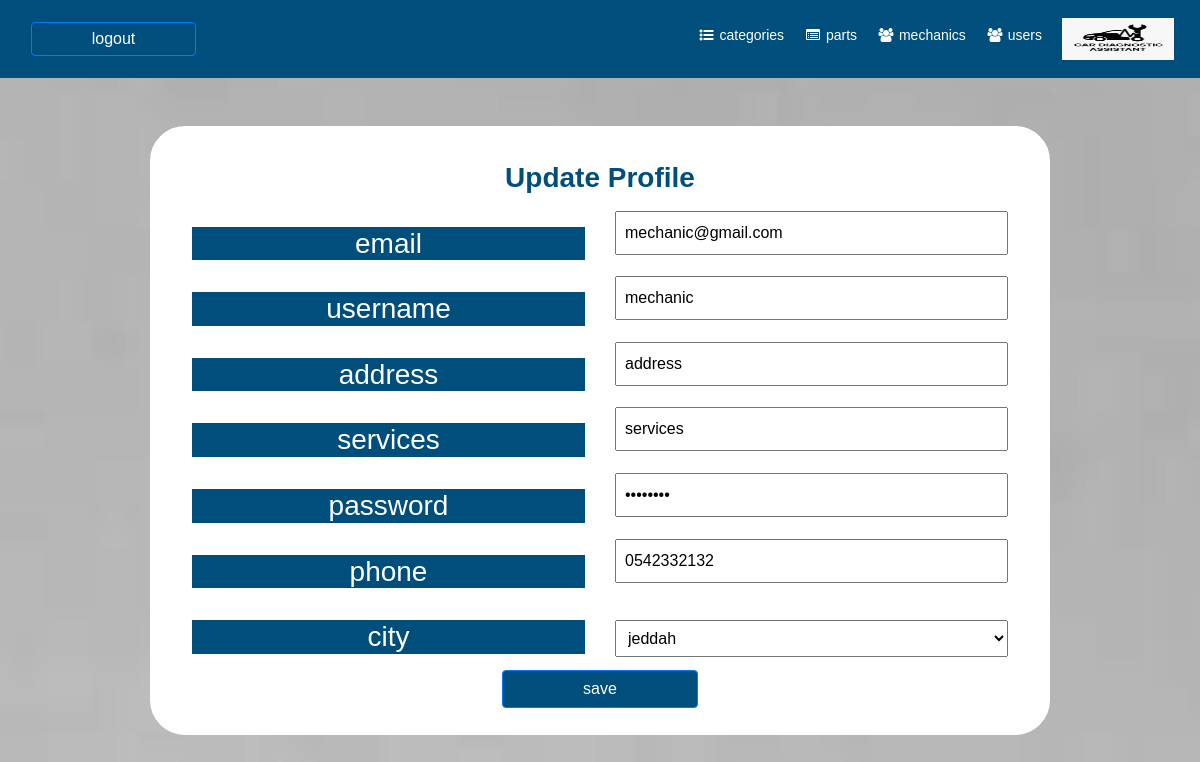
/mechanic_update.php (signed in), run on the app's committed database.
### tables this page shows
CREATE TABLE `mechanics` (
  `id` int(11) NOT NULL,
  `name` varchar(255) NOT NULL,
  `email` varchar(255) NOT NULL,
  `password` varchar(255) NOT NULL,
  `phone` varchar(255) NOT NULL,
  `address` text NOT NULL,
  `services` text NOT NULL,
  `city_id` int(11) NOT NULL
);

CREATE TABLE `cities` (
  `id` int(11) NOT NULL,
  `name` varchar(255) NOT NULL
);

### web/mechanic_update.php (the view, shortened to what this page needs)
<?php
include("conn.php");
$id = $_SESSION['id'];
$sql_ = "SELECT * FROM mechanics where id='$id'";
$query_ = mysqli_query($db, $sql_);
foreach ($query_ as $row) {
  $email = $row['email'];
  $phone = $row['phone'];
  $password = $row['password'];
  $username = $row['name'];
  $address = $row['address'];
  $service = $row['services'];
  $city = $row['city_id'];
}
$sql_city = "SELECT * FROM cities";
$query_city = mysqli_query($db,$sql_city);
?>
<!DOCTYPE html>
<html>
<link rel="stylesheet" href="https://maxcdn.bootstrapcdn.com/bootstrap/4.5.2/css/bootstrap.min.css">
<link rel="stylesheet" href="https://cdnjs.cloudflare.com/ajax/libs/font-awesome/4.7.0/css/font-awesome.min.css">
<body style="background-image: url('images/bg.jpeg');background-size: cover;background-repeat:no-repeat;height:100vh" class="gray-bg">
  <?php
  include('header.php');
  ?>
  <form action="mechanic_update.php" method="post" enctype="multipart/form-data">
    <div class="container-fluid justify-content-center w-75 mt-5 p-4" style="border-color: #fff;border-style: solid;border-radius: 35px;background:#fff">
      <div class="row justify-content-center mt-2">
        <div class="col-6" style="text-align: center;">
          <h3 style="color: #004E7C;font-weight: bold;"> Update Profile </h3>
        </div>
      </div>
      <div class="row justify-content-center mt-2">
        <div class="col-6 mt-3" style="text-align: center;">
          <h3 style="background-color: #004E7C;color: #fff;"> email </h3>
        </div>
        <div class="col-6" style="text-align: center;">
          <input name="email" class="p-2 w-100" type="email"  value="<?php echo $email; ?>" required> </input>
        </div>
      </div>
      <div class="row justify-content-center mt-2">
        <div class="col-6 mt-3" style="text-align: center;">
          <h3 style="background-color: #004E7C;color: #fff;"> username </h3>
        </div>
        <div class="col-6" style="text-align: center;">
          <input name="username" class="p-2 w-100" type="text"   value="<?php echo $username; ?>" required> </input>
        </div>
      </div>
      <div class="row justify-content-center mt-2">
        <div class="col-6 mt-3" style="text-align: center;">
          <h3 style="background-color: #004E7C;color: #fff;"> address </h3>
        </div>
        <div class="col-6" style="text-align: center;">
          <input name="address" class="p-2 w-100" type="text"   value="<?php echo $address; ?>" required> </input>
        </div>
      </div>
      <div class="row justify-content-center mt-2">
        <div class="col-6 mt-3" style="text-align: center;">
          <h3 style="background-color: #004E7C;color: #fff;"> services </h3>
        </div>
        <div class="col-6" style="text-align: center;">
          <input name="services" class="p-2 w-100" type="text"   value="<?php echo $service; ?>" required> </input>
        </div>
      </div>
      <div class="row justify-content-center mt-2">
        <div class="col-6 mt-3" style="text-align: center;">
          <h3 style="background-color: #004E7C;color: #fff;"> password </h3>
        </div>
        <div class="col-6" style="text-align: center;">
          <input name="password" class="p-2 w-100" type="password" value="<?php echo $password; ?>" minlength="8"  required> </input>
        </div>
      </div>
      <div class="row justify-content-center mt-2">
        <div class="col-6 mt-3" style="text-align: center;">
          <h3 style="background-color: #004E7C;color: #fff;"> phone </h3>
        </div>
        <div class="col-6" style="text-align: center;">
          <input name="phone" class="p-2 w-100" type="text" value="<?php echo $phone; ?>" minlength="10"  required> </input>
        </div>
      </div>
      <div class="row justify-content-center mt-2">
        <div class="col-6 mt-3" style="text-align: center;">
          <h3 style="background-color: #004E7C;color: #fff;"> city </h3>
        </div>
        <div class="col-6 mt-3" style="text-align: center;">
        <select class="w-100 p-2" name="city">
							<?php foreach ($query_city as $row_city) { ?>
								<option <?php if($city == $row_city['id']){echo "selected";} ?> value="<?= $row_city['id']; ?>" style="background:#003E7C;color:#fff"><?= $row_city['name']; ?></option>
							<?php } ?>
						</select>
      </div>
      </div>
      <div class="row justify-content-center mt-2">
        <div class="col-6" style="text-align: center;">
          <button name="save_btn" type="submit" class="btn btn-primary w-50"> save</button>
        </div>
      </div>
    </div>
  </form>
</body>
</html>

### web/mechanic_update.php (style rules this page uses)
body { font-family: Arial, Helvetica, sans-serif; }
.row { margin-left: 0em; margin-right: 0em; }

### web/header.php (style rules this page uses)
.row { margin-left: 0px !important; margin-right: 0px !important; }
.btn-primary { background: #004E7C !important; }

### data on the page
mechanics: email "mechanic@gmail.com", username "mechanic", address "address", services "services", phone "0542332132", city "jeddah"
